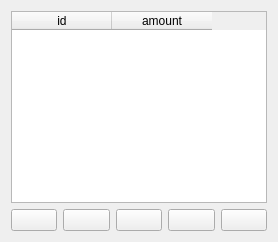
                <widget class="QWidget" name="page_data_base_salary">
                 <layout class="QGridLayout" name="gridLayout_43">
                  <item row="1" column="0">
                   <layout class="QHBoxLayout" name="horizontalLayout_16">
                    <item>
                     <widget class="QPushButton" name="btn_back_salary">
                      <property name="text">
                       <string/>
                      </property>
                      <property name="icon">
                       <iconset resource="../resources/res.qrc">
                        <normaloff>:/icon/icons/arrow-small-left.png</normaloff>:/icon/icons/arrow-small-left.png</iconset>
                      </property>
                      <property name="iconSize">
                       <size>
                        <width>30</width>
                        <height>50</height>
                       </size>
                      </property>
                     </widget>
                    </item>
                    <item>
                     <widget class="QPushButton" name="btn_search_salary">
                      <property name="text">
                       <string/>
                      </property>
                      <property name="icon">
                       <iconset resource="../resources/res.qrc">
                        <normaloff>:/icon/icons/search.png</normaloff>:/icon/icons/search.png</iconset>
                      </property>
                      <property name="iconSize">
                       <size>
                        <width>30</width>
                        <height>50</height>
                       </size>
                      </property>
                     </widget>
                    </item>
                    <item>
                     <widget class="QPushButton" name="btn_edit_salary">
                      <property name="text">
                       <string/>
                      </property>
                      <property name="icon">
                       <iconset resource="../resources/res.qrc">
                        <normaloff>:/icon/icons/pencil.png</normaloff>:/icon/icons/pencil.png</iconset>
                      </property>
                      <property name="iconSize">
                       <size>
                        <width>30</width>
                        <height>50</height>
                       </size>
                      </property>
                     </widget>
                    </item>
                    <item>
                     <widget class="QPushButton" name="btn_insert_salary">
                      <property name="text">
                       <string/>
                      </property>
                      <property name="icon">
                       <iconset resource="../resources/res.qrc">
                        <normaloff>:/icon/icons/icons8-plus-24 (2).png</normaloff>:/icon/icons/icons8-plus-24 (2).png</iconset>
                      </property>
                      <property name="iconSize">
                       <size>
                        <width>50</width>
                        <height>50</height>
                       </size>
                      </property>
                     </widget>
                    </item>
                    <item>
                     <widget class="QPushButton" name="btn_delete_salary">
                      <property name="text">
                       <string/>
                      </property>
                      <property name="icon">
                       <iconset resource="../resources/res.qrc">
                        <normaloff>:/icon/icons/icons8-trash-50 (1).png</normaloff>:/icon/icons/icons8-trash-50 (1).png</iconset>
                      </property>
                      <property name="iconSize">
                       <size>
                        <width>30</width>
                        <height>50</height>
                       </size>
                      </property>
                     </widget>
                    </item>
                   </layout>
                  </item>
                  <item row="0" column="0">
                   <widget class="QTableWidget" name="table_salary">
                    <column>
                     <property name="text">
                      <string>id</string>
                     </property>
                    </column>
                    <column>
                     <property name="text">
                      <string>amount</string>
                     </property>
                    </column>
                   </widget>
                  </item>
                 </layout>
                </widget>
